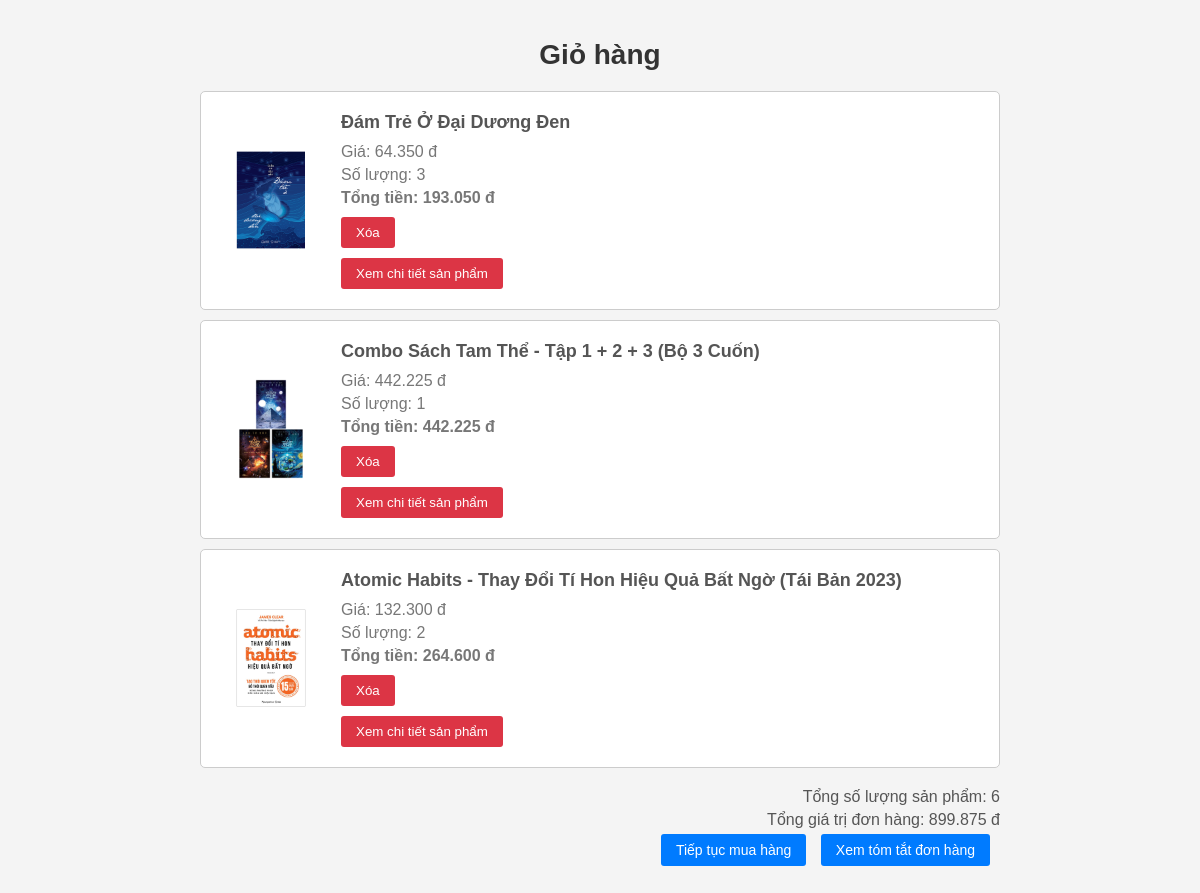
The app's page /cart/ (signed in) with its own data.
### customer/models.py (models this page shows, shortened)
class CartItem(models.Model):
    cart = models.ForeignKey(Cart, on_delete=models.CASCADE)
    product = models.ForeignKey(Product, on_delete=models.CASCADE)
    quantity = models.PositiveIntegerField(default=0)
    def get_total_price(self):
        total_price = self.product.price * self.quantity
        return total_price
    def formatted_total_price(self):
        total_price = self.get_total_price()
        formatted_price = '{:,.0f}'.format(total_price).replace(',', '.')
        return formatted_price

class Product(models.Model):
    name = models.CharField(max_length=100)
    category = models.ForeignKey(Category, on_delete=models.CASCADE)
    price = models.DecimalField(max_digits=10, decimal_places=2)
    supplier = models.CharField(max_length=100)
    quantity = models.PositiveIntegerField(default=0)  # Thêm thuộc tính 'quantity'
    profile_picture = models.ImageField(upload_to='product_images/')
    def formatted_price(self):
        return '{:,.0f}'.format(self.price).replace(',', '.')

### customer/views.py (the view)
# urls.py: path('cart/', views.cart, name='cart'),
@login_required
def cart(request):
    cart = Cart.objects.get(customer=request.user)
    cart_items = cart.cartitem_set.all()
    total_price = 0
    total_quantity = 0
    for item in cart_items:
        item.total_price = item.get_total_price()  # Call the get_total_price method
        total_price += item.product.price * item.quantity
        total_quantity += item.quantity
    formatted_total_price = '{:,.0f}'.format(total_price).replace(',', '.')  # Format the total price
    context = {
        'cart': cart,
        'cart_items': cart_items,
        'total_price': formatted_total_price,  # Pass the formatted total price to the template
        'total_quantity': total_quantity
    }
    return render(request, 'cart.html', context)

### customer/templates/cart.html (shortened to what this page needs)
<!DOCTYPE html>
<html>
<head>
</head>
<body>
  <div class="container">
    <h1>Giỏ hàng</h1>
    <ul>
      {% for item in cart_items %}
      <li>
        <div class="cart-item">
          <img src="{{ item.product.profile_picture.url }}" alt="{{ item.product.name }}">
          <div>
            <h3>{{ item.product.name }}</h3>
            <p>Giá: {{ item.product.formatted_price }} đ</p>
            <p>Số lượng: {{ item.quantity }}</p>
            <p class="total-price">Tổng tiền: {{ item.formatted_total_price }} đ</p>
            <form action="{% url 'remove_from_cart' item.product.id %}" method="POST">
              <button type="submit">Xóa</button>
            </form>
            <form action="{% url 'product_detail' item.product.id %}" method="POST">
              <button type="submit">Xem chi tiết sản phẩm</button>
            </form>
          </div>
        </div>
      </li>
      {% endfor %}
    </ul>
    <div class="cart-summary">
      <p>Tổng số lượng sản phẩm: {{ total_quantity }}</p>
      <p>Tổng giá trị đơn hàng: {{ total_price }} đ</p>
      <a href="{% url 'product_list' %}">Tiếp tục mua hàng</a>
      <a href="{% url 'cart_summary' %}">Xem tóm tắt đơn hàng</a>
    </div>
  </div>

### customer/templates/cart.html (style rules this page uses)
body { font-family: Arial, sans-serif; background-color: #f4f4f4; margin: 0; padding: 0; }
.container { max-width: 800px; margin: 0 auto; padding: 20px; }
h1 { font-size: 28px; color: #333; text-align: center; margin-bottom: 20px; }
ul { list-style-type: none; padding: 0; margin-bottom: 20px; }
.cart-item { background-color: #fff; border: 1px solid #ccc; border-radius: 5px; padding: 20px; margin-bottom: 10px; display: flex; align-items: center; }
.cart-item img { max-width: 100px; margin-right: 20px; }
.cart-item h3 { margin: 0; color: #555; font-size: 18px; margin-bottom: 10px; }
.cart-item p { margin: 0; color: #777; margin-bottom: 5px; }
.cart-item .total-price { font-weight: bold; }
.cart-item form { display: flex; justify-content: space-between; align-items: center; margin-top: 10px; }
.cart-item form button { padding: 8px 15px; background-color: #007bff; color: white; border: none; border-radius: 3px; cursor: pointer; }
.cart-item form button[type="submit"] { background-color: #dc3545; }
.cart-summary { text-align: right; margin-bottom: 20px; }
.cart-summary p { margin: 0; font-size: 16px; color: #555; margin-bottom: 5px; }
.cart-summary a { display: inline-block; padding: 8px 15px; background-color: #007bff; color: white; text-decoration: none; border-radius: 3px; margin-right: 10px; font-size: 14px; }

### records on screen
CartItem: product.profile_picture (picture), product.name "Đám Trẻ Ở Đại Dương Đen", product.formatted_price "64.350", quantity "3", formatted_total_price "193.050"
CartItem: product.profile_picture (picture), product.name "Combo Sách Tam Thể - Tập 1 + 2 + 3 (Bộ 3 Cuốn)", product.formatted_price "442.225", quantity "1", formatted_total_price "442.225"
CartItem: product.profile_picture (picture), product.name "Atomic Habits - Thay Đổi Tí Hon Hiệu Quả Bất Ngờ (Tái Bản 2023)", product.formatted_price "132.300", quantity "2", formatted_total_price "264.600"

### other values on screen
{{ total_quantity }} "6"
{{ total_price }} "899.875"
